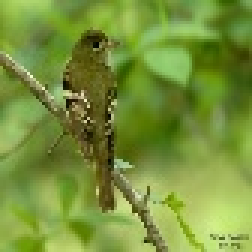
#> input picture CV/PaddleFSL/data/cub/CUB_images/Acadian_Flycatcher_0063_795585.jpg, 84 x 84 px (shown 3 times larger)
$ python -i image_utils.py   (imports and definitions only)
#> lines starting #> are read from the running program, lines starting #| are printed output that depends on the picture
#!/usr/bin/env python
# -*- coding: utf-8 -*-
# Copyright (c) 2021 PaddlePaddle Authors. All Rights Reserved.
#
# Licensed under the Apache License, Version 2.0 (the "License");
# you may not use this file except in compliance with the License.
# You may obtain a copy of the License at
#
#     http://www.apache.org/licenses/LICENSE-2.0
#
# Unless required by applicable law or agreed to in writing, software
# distributed under the License is distributed on an "AS IS" BASIS,
# WITHOUT WARRANTIES OR CONDITIONS OF ANY KIND, either express or implied.
# See the License for the specific language governing permissions and
# limitations under the License.

"""
File: img2txt_reader.py
Author: liwei(liwei85@baidu.com)
Date: 2021-06-21 19:27
Desc: image file reader and normalization
"""

import cv2
import numpy as np
import random
import paddle
from PIL import Image, ImageFile, UnidentifiedImageError
from multiprocessing.pool import ThreadPool

ImageFile.LOAD_TRUNCATED_IMAGES = True


class ImageReader(object):
    def __init__(self,
                 target_shape_h=224,
                 target_shape_w=224,
                 data_format="channels_last",
                 dtype='float32',
                 mean_value=None,
                 std_value=None,
                 with_random_crop=False,
                 with_random_flip=False):
        if std_value is None:
            std_value = [0.5, 0.5, 0.5]
        if mean_value is None:
            mean_value = [0.5, 0.5, 0.5]

        if target_shape_h and target_shape_w:
            self.target_size = (target_shape_h, target_shape_w)
        else:
            self.target_size = None
        self.data_format = data_format
        self.dtype = dtype
        assert data_format in {'channels_first', 'channels_last'}

        self.with_random_crop = with_random_crop
        self.with_random_clip = with_random_flip

        self.mean = np.array(mean_value).astype(self.dtype)
        self.std = np.array(std_value).astype(self.dtype)

    def _load_img(self, path):
        '''
        :param path: img path
        :return: PIL image, (w, h)
        '''
        try:
            img = Image.open(path)  # (w, h)
#> img is the input picture: PIL image 84x84 RGB; mean R, G, B 120.6, 147.1, 59.3
        except UnidentifiedImageError:
            print("UnidentifiedImageError: ", path)
            return None
        except:
            print("Image.open Fail: ", path)
            img = cv2.imread(path)
            img = Image.fromarray(cv2.cvtColor(img, cv2.COLOR_BGR2RGB))

        if img.mode != 'RGB':
            img = img.convert('RGB')

        if self.with_random_crop:
            img = self.random_crop(img, self.target_size)

        if self.with_random_clip:
            img = self.random_flip(img)

        if self.target_size:
            if img.size != self.target_size:
                img = img.resize(self.target_size)
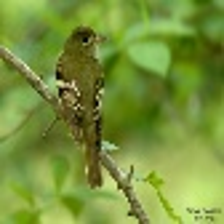
#> img: PIL image 224x224 RGB; mean R, G, B 120.6, 147.1, 59.3
        return img

    def _img_to_array(self, img):
        '''
        :param img: PIL image, (w, h)
        :return: numpy array, (c, h, w) or (h, w, c)
        '''
        x = np.asarray(img, dtype=self.dtype)  # (h, w, c)
        assert len(x.shape) == 3
        if self.data_format == 'channels_first':
            x = x.transpose(2, 0, 1)
        return x

    def process_image(self, image_path):
        """Given an image, process it and return the array."""
        # Load the image.
        image = self._load_img(image_path)
        if image is None:
            return None
        img_arr = self._img_to_array(image)
        x = (img_arr / 255.).astype('float32')  #
        x = (x - self.mean) / self.std  # normalize images
        return x

    # [118 lines left out: functions random_crop, random_flip, process_image, process_image_with_multi_proc, test_img_reader, test_process_image and 3 more, not called in this run]


# [7 lines not run here, left out]

>>> result = ImageReader().process_image('../../../../CV/PaddleFSL/data/cub/CUB_images/Acadian_Flycatcher_0063_795585.jpg')

$ run again, on CV/PaddleFSL/data/cub/CUB_images/Bewick_Wren_0004_185202.jpg
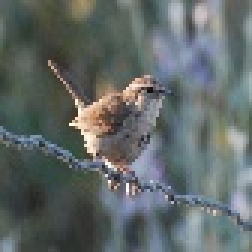
#> input picture CV/PaddleFSL/data/cub/CUB_images/Bewick_Wren_0004_185202.jpg, 84 x 84 px (shown 3 times larger)
#> in _load_img, img is the input picture: PIL image 84x84 RGB; mean R, G, B 97.5, 105.1, 104.3
#> in _load_img, `img = img.resize(self.target_size)`:
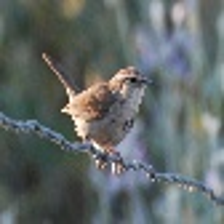
#> img: PIL image 224x224 RGB; mean R, G, B 97.5, 105.1, 104.3

$ run again, on CV/PaddleFSL/data/cub/CUB_images/Black_Throated_Blue_Warbler_0054_161158.jpg
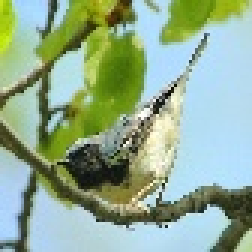
#> input picture CV/PaddleFSL/data/cub/CUB_images/Black_Throated_Blue_Warbler_0054_161158.jpg, 84 x 84 px (shown 3 times larger)
#> in _load_img, img is the input picture: PIL image 84x84 RGB; mean R, G, B 146.4, 172.8, 146.8
#> in _load_img, `img = img.resize(self.target_size)`:
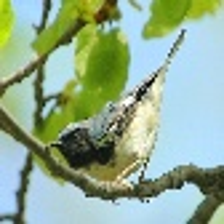
#> img: PIL image 224x224 RGB; mean R, G, B 146.4, 172.8, 146.9

$ run again, on CV/PaddleFSL/data/cub/CUB_images/Black_Throated_Sparrow_0019_107192.jpg
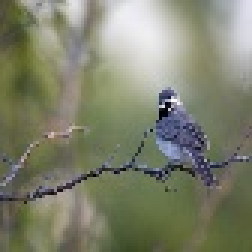
#> input picture CV/PaddleFSL/data/cub/CUB_images/Black_Throated_Sparrow_0019_107192.jpg, 84 x 84 px (shown 3 times larger)
#> in _load_img, img is the input picture: PIL image 84x84 RGB; mean R, G, B 126.6, 129.7, 108.9
#> img: PIL image 224x224 RGB
#> in process_image, `x = (x - self.mean) / self.std`:
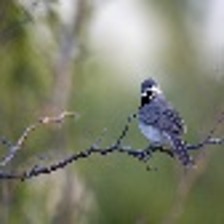
#> x: shape (224, 224, 3) float32; mean R, G, B -0.00694, 0.0175, -0.146; drawn with min black and max white
